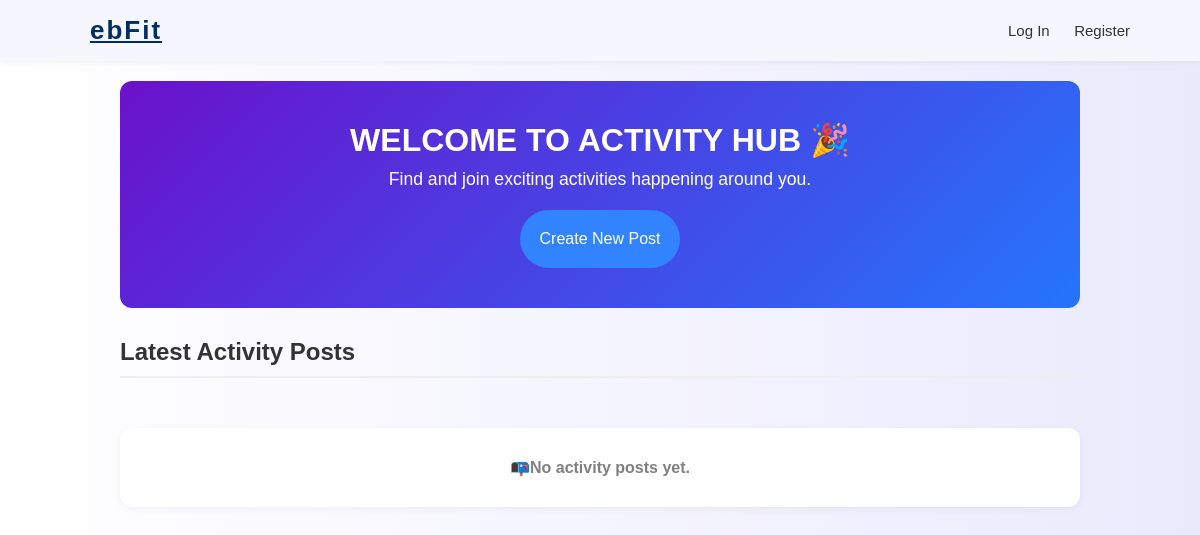
Before: /search with the older database file.
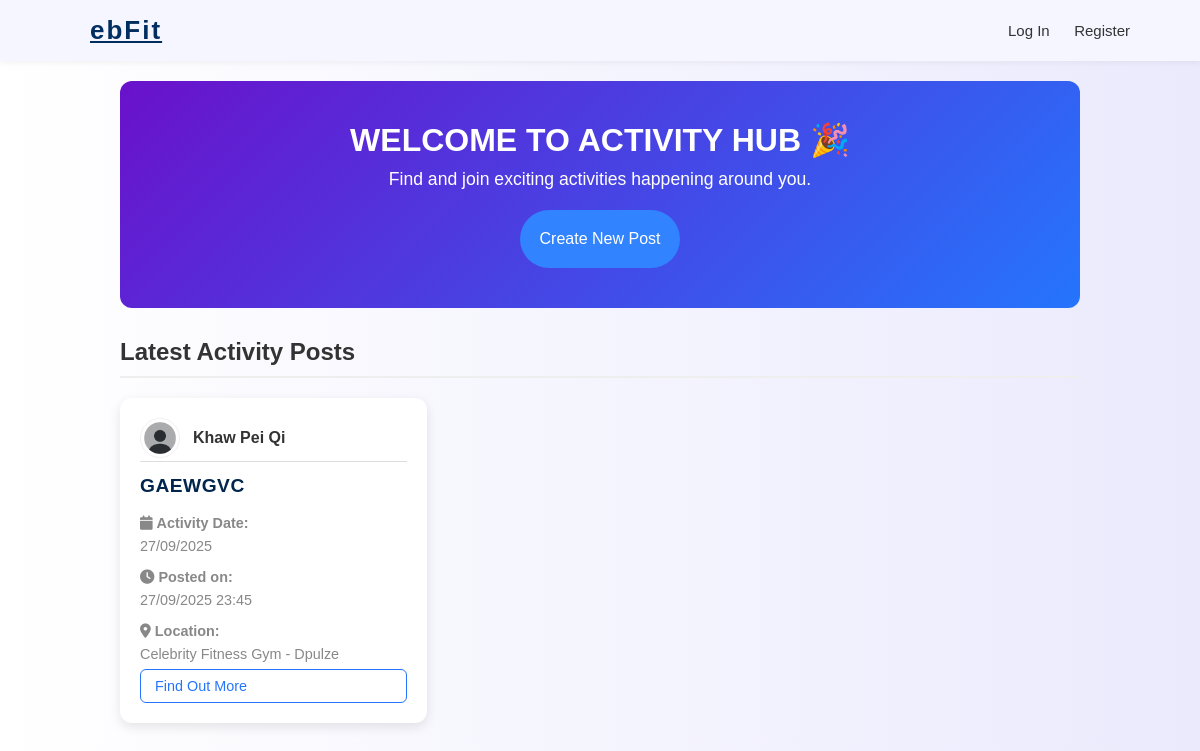
After: the same page with the newer database file.
### app.py (models this page shows, shortened)
class Posts(db.Model):
    __tablename__ = "posts" # Explicitly name the table "posts"
    post_id = db.Column(db.Integer, primary_key=True) # Unique identifier for each post
    title = db.Column(db.String(200), nullable=False) # Short title of the post/activity
    content = db.Column(db.Text, nullable=False) # Full description of the activity
    location = db.Column(db.String(100), nullable=False) # Where the activity happens
    event_date = db.Column(db.Date, nullable=False) # Activity date
    start_time = db.Column(db.Time, nullable=False) # Activity start time
    end_time = db.Column(db.Time, nullable=False) # Activity end time
    date_posted = db.Column(db.DateTime, default=datetime.utcnow, nullable=False)
    post_status = db.Column(db.String(20), default="open")
    participants = db.Column(db.Integer, nullable=False) # Max or current number of participants
    image_filename = db.Column(db.String(200), nullable=True) # Optional: image uploaded for this post
    email = db.Column(db.String(255), db.ForeignKey("users.email"), nullable=False)  # Foreign key → link each post to the user who created it
    user = db.relationship("User", back_populates="posts")
    is_hidden = db.Column(db.Boolean, default=False) # If True → hide this post from public views

class User(db.Model, UserMixin):
    __tablename__ = "users"
    email = db.Column(db.String(255), primary_key=True)
    name = db.Column(db.String(100), nullable=False)
    gender = db.Column(db.String(10), nullable=False)
    sport_level = db.Column(db.String(50), nullable=False)
    security_question = db.Column(db.String(255), nullable=False)
    security_answer = db.Column(db.String(255), nullable=False)
    password = db.Column(db.String(255), nullable=False)
    image_file = db.Column(db.String(255), nullable=False, default="default_image.png")
    bio = db.Column(db.Text, default="This user has not added a bio yet.", nullable=False)
    role = db.Column(db.String(20), default="user")
    is_suspended = db.Column(db.Boolean, default=False) # True = account suspended (blocked from login)
    posts = db.relationship("Posts", back_populates="user", lazy=True, cascade="all, delete-orphan")

### app.py (the view, shortened to what this page needs)
@app.route("/search", methods=["GET"])
def search():
    post_keyword = (request.args.get("post_keyword") or "").strip().lower() #keyword entered by user
    dateinpost = (request.args.get("date") or "").strip() #event date entered by user
    searched = False # flag to check if any search was done
    query = Posts.query.join(User).filter(Posts.is_hidden == False)
    results = query.order_by(Posts.date_posted.desc()).all()
    for post in results:
        if post.date_posted:
            if post.date_posted.tzinfo is None: #if no timezone info, assume UTC
                utc_time = pytz.utc.localize(post.date_posted)
            else:
                utc_time = post.date_posted
            post.local_date_posted_value = utc_time.astimezone(MALAYSIA_TZ) # Convert into malaysia time
        else:
            post.local_date_posted_value = None # No date available
    current_admin = None
    if session.get("admin_email"): # if session has admin email
        current_admin = Admin.query.get(session.get("admin_email"))
    return render_template(
        "index.html",
        posts=results, # Pass the search results
        searched=searched, # Flag (True if a search wa performed)
        post_keyword=post_keyword, #Pass keyword input back to template
        date=dateinpost, #Pass date input back to template
        admin=current_admin, # Info about logged-in admin
        user=current_user if current_user.is_authenticated else None # Info about logged-in user
    )

### app.py (called while the page is built)
@app.context_processor
def notif_count():
    if current_user.is_authenticated:
        count = Notification.query.filter_by(email=current_user.email, is_read=False).count()
        return {"unread_count": count}
    return {"unread_count": 0}

@app.context_processor
def inject_admin():
    email = session.get("admin_email")
    if email:
        current_admin = Admin.query.get(email)
        return dict(admin=current_admin)
    return dict(admin=None)

### templates/index.html (shortened to what this page needs)
{% extends "base.html" %}
{% block content %}
<div class="container">
    <div class="welcome">
        <h1>Welcome to Activity Hub 🎉</h1>
        <p>Find and join exciting activities happening around you.</p>
        <a href="{{ url_for('create') }}" class="btn btn-primary">Create New Post</a>
    </div>
    <h2 class="section-title">Latest Activity Posts</h2>
    <div class="posts-grid">
        {% if posts %}
            {% for post in posts %}
                <div class="post-card">
                    {% set author = post.user %}
                    {% set author_name = author.name if author else post.email %}
                    {% set author_image = author.image_file if author and author.image_file else 'default_image.png' %}
                    {% set author_email = author.email if author else post.email %}
                    <div class="author-wrapper">
                        <a href="{{ url_for('profile_page', email=author_email) }}" class="author-link">
                            <img src="{{ url_for('static', filename='profile_pics/' ~ author_image) }}"
                                 alt="{{ author_name }}'s profile picture"
                                 class="profile-pic">
                            <span class="author-name">{{ author_name }}</span>
                        </a>
                    </div>
                    <hr class="solid-line2">
                    <div class="post-header">
                        <h3 class="post-title">
                            {{ post.title }}
                        </h3>
                    </div>
                    <p class="meta"><i class="fa-solid fa-calendar"></i>
                        <strong>Activity Date: </strong><br>
                        <span>{{ post.event_date.strftime('%d/%m/%Y') if post.event_date else '' }}</span>
                    </p>
                    <p class="meta">
                        <i class="fa-solid fa-clock"></i>
                        <strong>Posted on:</strong><br>
                        <span>{{ post.local_date_posted_value.strftime('%d/%m/%Y %H:%M') if post.local_date_posted_value else '' }}</span>
                    </p>
                    <p class="meta">
                        <i class="fa-solid fa-location-dot"></i>
                        <strong>Location:</strong><br>
                        <span>{{ post.location or 'N/A' }}</span>
                    </p>
                    <a href="{{ url_for('post_detail', post_id=post.post_id) }}" class="btn btn-outline">Find Out More</a>
                </div>
            {% endfor %}
        {% else %}
            <div class="no-posts">
                <p>📭No activity posts yet.</p>
            </div>
        {% endif %}
    </div>
</div>
{% endblock %}

### templates/base.html (shortened to what this page needs)
<!DOCTYPE html>
<html lang="en">
<head>
    <link rel="stylesheet" href="{{ url_for('static', filename='style.css') }}">
    <link rel="stylesheet" href="https://cdnjs.cloudflare.com/ajax/libs/font-awesome/6.5.1/css/all.min.css">
</head>
<body class="{% block body_class %}{% if session.get('as_admin', False) %}admin{% else %}user{% endif %}{% endblock %}">
<header>
    <div class="navbar-container">
        <a class="header-logo" href="{{ url_for('home') }}"><span>ebFit</span></a>
        <div class="nav-right">
            {% if current_user.is_authenticated %}
            <nav class="nav-item">
                {% if session.get('as_admin', False) %}
                    <a href="{{ url_for('admin_dashboard') }}">Dashboard</a>
                    <a href="{{ url_for('admin_reports') }}">Reports</a>
                    <a href="{{ url_for('admin_approval') }}">Admin Approvals</a>
                    <a href="{{ url_for('upload_location_csv') }}">Upload Location</a>
                    {% if current_user.role == 'admin' %}
                        <a href="{{ url_for('switch_to_user') }}" class="switch-btn">User Panel</a>
                    {% endif %}
                    <a href="{{ url_for('logout') }}">Logout</a>
                {% else %}
                    <a href="{{ url_for('posts') }}">Posts</a>
                    <a href="{{ url_for('notifications') }}">Notifications
                            {% if unread_count > 0 %}
                                <span class="count">{{ unread_count }}</span>
                            {% endif %}
                    </a>
                    <a href="{{ url_for('profile') }}">My Profile</a>
                    {% if current_user.role in ['admin'] %}
                        <a href="{{ url_for('switch_to_admin') }}" class="switch-btn">Admin Panel</a>
                    {% endif %}
                    <a href="{{ url_for('logout') }}">Logout</a>
                {% endif %}
            </nav>
            {% else %}
                <nav class="nav-item">
                    <a href="{{ url_for('login') }}">Log In</a>
                    <a href="{{ url_for('register') }}">Register</a>
                </nav>
            {% endif %}
            </div>
        </div>
    </header>
<main>
    {% block content %}{% endblock %}
</main>
</body>
</html>

### static/style.css (style rules this page uses)
.container { max-width: 1000px; margin: 0 auto; padding: 20px; font-family: "Segoe UI", Arial, sans-serif; color: #333; }
.welcome { background: linear-gradient(135deg, #6a11cb, #2575fc); color: white; padding: 40px; border-radius: 12px; text-align: center; margin-bottom: 30px; }
.welcome h1 { font-size: 2rem; margin-bottom: 10px; }
.welcome p { font-size: 1.1rem; margin-bottom: 20px; }
.section-title { font-size: 1.5rem; margin: 20px 0; border-bottom: 2px solid #eee; padding-bottom: 10px; }
.posts-grid { display: grid; grid-template-columns: repeat(auto-fill, minmax(280px, 1fr)); gap: 20px; }
.post-card { background: white; border-radius: 12px; padding: 20px; box-shadow: 0 4px 12px rgba(0,0,0,0.1); display: flex; flex-direction: column; justify-content: space-between; }
.post-title { font-size: 1.2rem; font-weight: bold; margin-bottom: 10px; margin-top: 10px; word-break: break-word; overflow-wrap: break-word; white-space: normal; max-width: 100%; text-transform: uppercase; letter-spacing: 0.5px; color:#02254d; }
.meta { font-size: 0.9rem; color: #666; margin: 3px 0; }
.btn { display: inline-block; padding: 8px 14px; border-radius: 6px; text-decoration: none; font-size: 0.9rem; cursor: pointer; }
.btn-primary { background: #3183ff; color: white; padding: 20px; font-size:1.0rem; border-radius: 50px; transition: all 0.2s; }
.btn-outline { border: 1px solid #2575fc; color: #2575fc; transition: all 0.2s; }
.meta { color: #888; font-size: 0.9em; line-height: 23px; margin-top: 5px; }
.post-header { display: flex; justify-content: space-between; align-items: center; }
body { font-family: 'Rubik', sans-serif; }
:root { --primary-color: #4460f1; --white-color: #ffffff; --light-text-color: #9398b3; --light-bg-color: #f2f4ff; --dark-color: #333333; --background-color: #fcfcff; }
* { margin:0; padding:0; border: none; outline: none; font-family: 'Rubik', sans-serif; border: none; outline: none; font-family: 'Rubik', sans-serif; }
*,::before,::after { box-sizing:border-box; }
body.user { background: linear-gradient(to right, #ffffff, #ebeafd); }
nav, head-cta { z-index:1; }
header { display: flex; justify-content: space-between; align-items: center; padding-bottom: 20px 0; background-color: rgb(237, 239, 255); }
.header-logo { font-size: 30px; font-weight: 800; letter-spacing: 2px; margin-left: 30px; cursor: pointer; color:#012e60; animation: topIn 1s ease-in-out forwards; opacity: 0; animation-delay: 0.2s; }
.navbar-container { display:flex; align-items: center; justify-content: space-between; padding: 15px 5%; background-color: #f5f6ff; box-shadow: 0 2px 6px rgba(0, 0, 0, 0.05); position: sticky; top: 0; z-index: 1000; width: 100%; }
.header-logo { font-size: 26px; font-weight: 800; color: #012e60; }
.nav-right { display: flex; gap: 10px; align-items: center; }
.nav-item a { text-decoration: none; font-size: 15px; font-weight: 500; color: #333; padding: 6px 10px; border-radius: 6px; transition: color 0.3s, background-color 0.3s; }
html { scroll-behavior: smooth; }
.post h2, .container h1 { text-transform: uppercase; }
.profile-pic { width: 40px; height: 40px; border-radius: 50%; object-fit: cover; margin-right: 8px; vertical-align: middle; border: 1px solid #8383831f; }
.author-link { display: inline-flex; align-items: center; gap: 3px; text-decoration: none; color: inherit; }
.author-name { font-weight: bold; }
.solid-line2 { border: none; border-top: 1px solid #ddd; margin: 3px 0; }
.author-wrapper { display: flex; align-items: center; gap: 8px; position: relative; }
.author-link { display: flex; align-items: center; gap: 5px; text-decoration: none; color: inherit; }

Changed rows visible on the page:
added Posts: image_file (placeholder picture), title "GAEWGVC", event_date "27/09/2025", local_date_posted_value "27/09/2025 23:45", location "Celebrity Fitness Gym - Dpulze"
added User: name "Khaw Pei Qi"
Other visible differences:
text no longer shown: "📭No activity posts yet."
